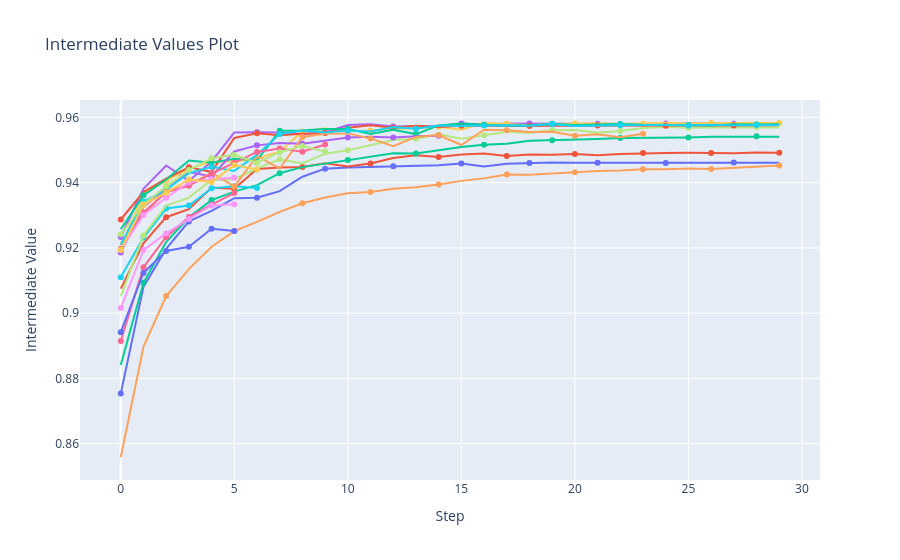

This figure's notebook cell:
### Markdown cell above
## Visualization: Intermediate Values (per-trial learning curves)

### Code cell
# ── Intermediate values (per-trial learning curves) ──
fig_inter = plot_intermediate_values(study)
fig_inter.write_html(os.path.join(OUT_DIR, 'intermediate_values.html'))
fig_inter.show()
